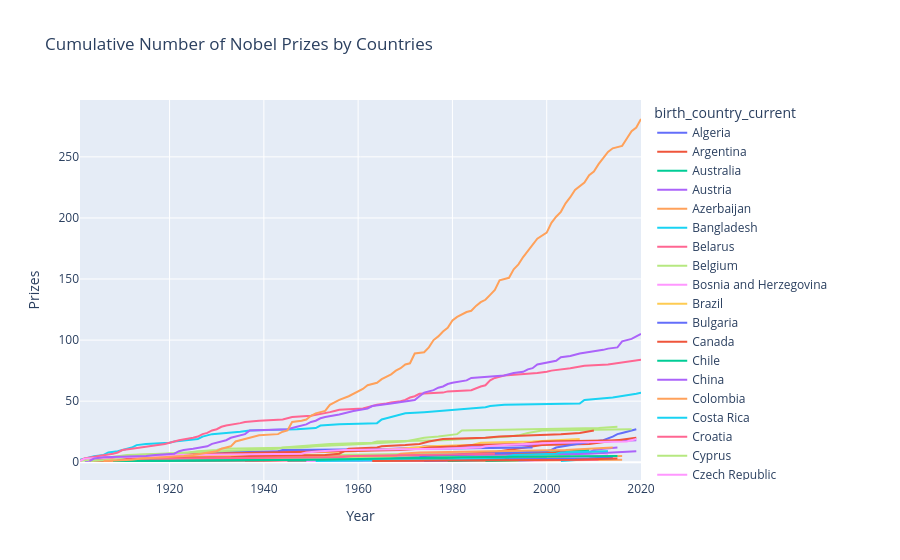

Notebook source saved alongside this figure:
### Code cell
line = px.line(yearly_prizes,
               x="year", y="cumsum_prizes",
               color="birth_country_current",
               hover_name="birth_country_current",
               title="Cumulative Number of Nobel Prizes by Countries")

line.update_layout(xaxis_title="Year",
                  yaxis_title="Prizes")

line.show()
